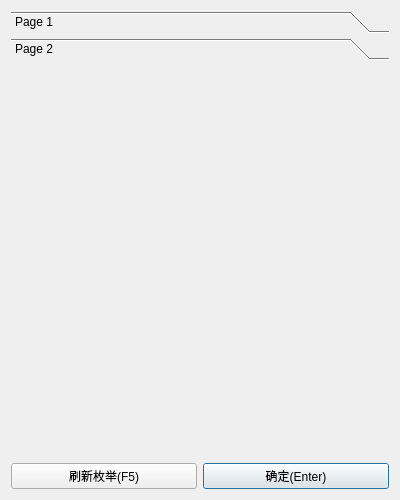
<?xml version="1.0" encoding="UTF-8"?>
<ui version="4.0">
 <class>enum_writer_list</class>
 <widget class="QDialog" name="enum_writer_list">
  <property name="geometry">
   <rect>
    <x>0</x>
    <y>0</y>
    <width>400</width>
    <height>500</height>
   </rect>
  </property>
  <property name="windowTitle">
   <string>请选择一个烧录器</string>
  </property>
  <layout class="QGridLayout" name="gridLayout">
   <item row="1" column="1">
    <widget class="QPushButton" name="btn_ok">
     <property name="text">
      <string>确定(Enter)</string>
     </property>
     <property name="shortcut">
      <string>Return</string>
     </property>
    </widget>
   </item>
   <item row="1" column="0">
    <widget class="QPushButton" name="btn_refresh_enum_devices">
     <property name="text">
      <string>刷新枚举(F5)</string>
     </property>
     <property name="shortcut">
      <string>F5</string>
     </property>
    </widget>
   </item>
   <item row="0" column="0" colspan="2">
    <widget class="QToolBox" name="collapse">
     <property name="currentIndex">
      <number>1</number>
     </property>
     <property name="tabSpacing">
      <number>5</number>
     </property>
     <widget class="QWidget" name="page">
      <property name="geometry">
       <rect>
        <x>0</x>
        <y>0</y>
        <width>382</width>
        <height>397</height>
       </rect>
      </property>
      <attribute name="label">
       <string>Page 1</string>
      </attribute>
     </widget>
     <widget class="QWidget" name="page_2">
      <property name="geometry">
       <rect>
        <x>0</x>
        <y>0</y>
        <width>382</width>
        <height>397</height>
       </rect>
      </property>
      <attribute name="label">
       <string>Page 2</string>
      </attribute>
     </widget>
    </widget>
   </item>
  </layout>
 </widget>
 <resources/>
 <connections/>
</ui>
